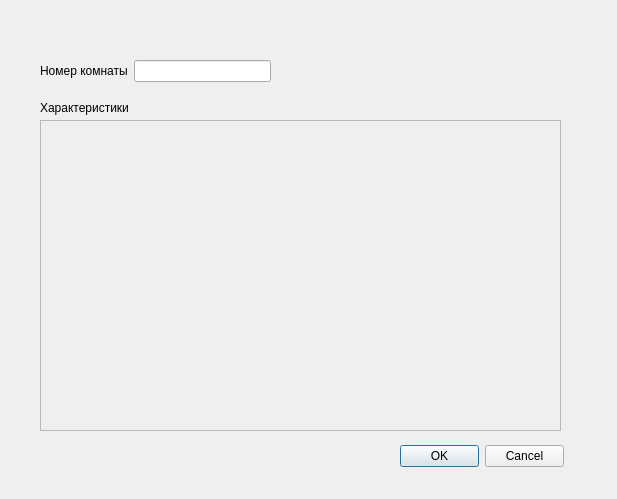
<?xml version="1.0" encoding="UTF-8"?>
<ui version="4.0">
 <class>Room_add</class>
 <widget class="QDialog" name="Room_add">
  <property name="geometry">
   <rect>
    <x>0</x>
    <y>0</y>
    <width>617</width>
    <height>499</height>
   </rect>
  </property>
  <property name="windowTitle">
   <string>Dialog</string>
  </property>
  <widget class="QWidget" name="formLayoutWidget">
   <property name="geometry">
    <rect>
     <x>40</x>
     <y>60</y>
     <width>231</width>
     <height>31</height>
    </rect>
   </property>
   <layout class="QFormLayout" name="formLayout">
    <item row="0" column="0">
     <widget class="QLabel" name="label">
      <property name="text">
       <string>Номер комнаты</string>
      </property>
     </widget>
    </item>
    <item row="0" column="1">
     <widget class="QLineEdit" name="le_number"/>
    </item>
   </layout>
  </widget>
  <widget class="QScrollArea" name="scrollArea">
   <property name="geometry">
    <rect>
     <x>40</x>
     <y>120</y>
     <width>521</width>
     <height>311</height>
    </rect>
   </property>
   <property name="widgetResizable">
    <bool>true</bool>
   </property>
   <widget class="QWidget" name="scrollAreaWidgetContents">
    <property name="geometry">
     <rect>
      <x>0</x>
      <y>0</y>
      <width>519</width>
      <height>309</height>
     </rect>
    </property>
   </widget>
  </widget>
  <widget class="QDialogButtonBox" name="buttonBox">
   <property name="geometry">
    <rect>
     <x>400</x>
     <y>440</y>
     <width>164</width>
     <height>32</height>
    </rect>
   </property>
   <property name="standardButtons">
    <set>QDialogButtonBox::Cancel|QDialogButtonBox::Ok</set>
   </property>
  </widget>
  <widget class="QLabel" name="label_2">
   <property name="geometry">
    <rect>
     <x>40</x>
     <y>100</y>
     <width>121</width>
     <height>16</height>
    </rect>
   </property>
   <property name="text">
    <string>Характеристики</string>
   </property>
  </widget>
 </widget>
 <resources/>
 <connections>
  <connection>
   <sender>buttonBox</sender>
   <signal>rejected()</signal>
   <receiver>Room_add</receiver>
   <slot>reject()</slot>
   <hints>
    <hint type="sourcelabel">
     <x>441</x>
     <y>414</y>
    </hint>
    <hint type="destinationlabel">
     <x>287</x>
     <y>418</y>
    </hint>
   </hints>
  </connection>
  <connection>
   <sender>buttonBox</sender>
   <signal>accepted()</signal>
   <receiver>Room_add</receiver>
   <slot>accept()</slot>
   <hints>
    <hint type="sourcelabel">
     <x>539</x>
     <y>419</y>
    </hint>
    <hint type="destinationlabel">
     <x>375</x>
     <y>460</y>
    </hint>
   </hints>
  </connection>
 </connections>
</ui>
